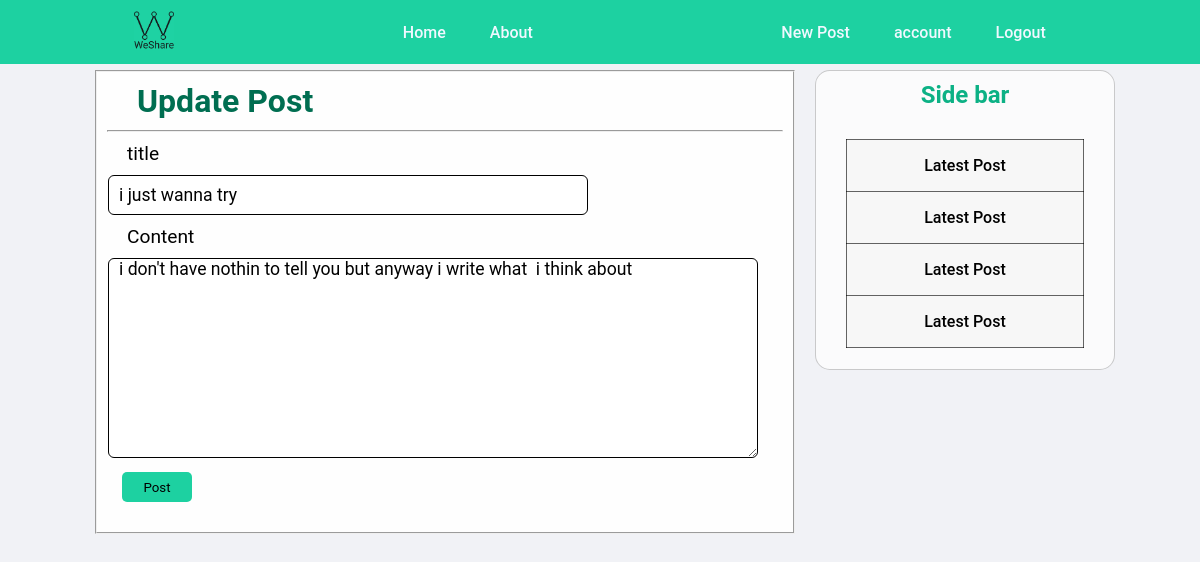
Before: /post/3/update (signed in) with the older database file.
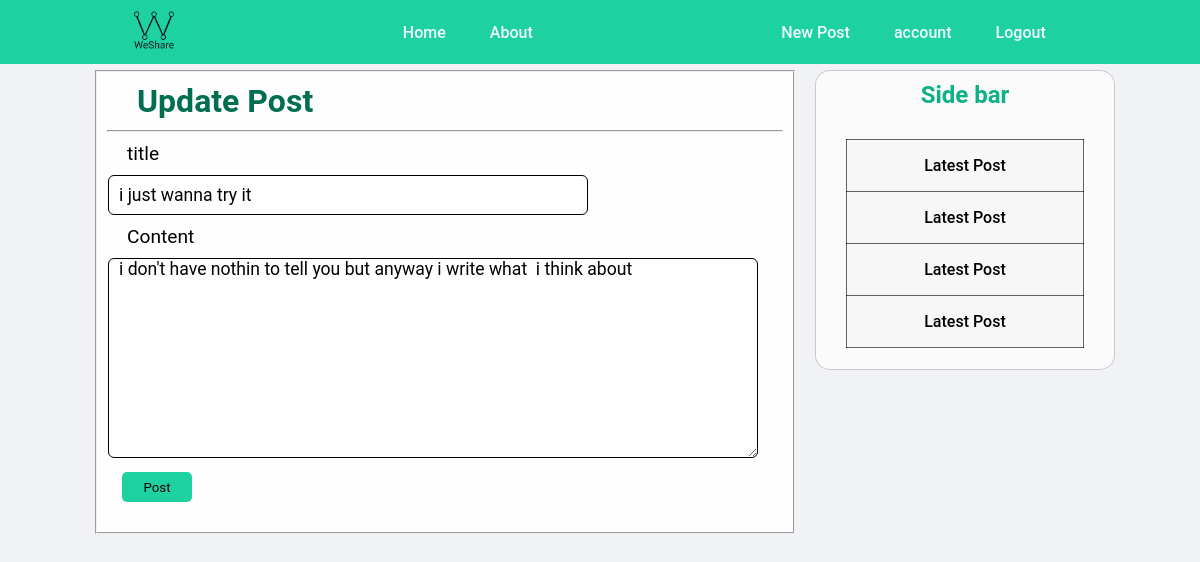
After: the same page with the newer database file.
### blogapp/models.py (models this page shows, shortened)
class Post(db.Model):
    id = db.Column(db.Integer, primary_key=True)
    title = db.Column(db.String(100), nullable=False)
    date_posted = db.Column(db.DateTime, nullable=False, default=datetime.utcnow)
    content = db.Column(db.Text, nullable=False)
    user_id = db.Column(db.Integer, db.ForeignKey('user.id'), nullable=False)

### blogapp/posts/routes.py (the view)
@posts.route('/post/<int:post_id>/update', methods=['GET', 'POST'])
@login_required
def update_post(post_id):
    post = Post.query.get_or_404(post_id)
    if post.author != current_user:
        abort(403)
    form = PostForm()
    if form.validate_on_submit():
        post.title = form.title.data
        post.content = form.content.data
        db.session.commit()
        flash('Your Post has been updated' , 'success')
        return redirect(url_for('posts.post', post_id=post.id))
    elif request.method == 'GET':
        form.title.data = post.title
        form.content.data = post.content
    return  render_template('create_post.html' , title = 'Update Post' , form = form , legend = 'Update Post' )

### blogapp/posts/forms.py
class PostForm(FlaskForm):
    title = StringField('title' , validators=[DataRequired()])
    content = TextAreaField('Content' , validators=[DataRequired()])
    submit = SubmitField('Post')

### blogapp/models.py (called while the page is built)
@login_manager.user_loader
def load_user(user_id):
    return User.query.get(int(user_id))

### blogapp/templates/create_post.html (shortened to what this page needs)
{% extends 'layout.html' %}
{%block content%}
    <form method="POST" action="">
        <fieldset class="post-group">
            <h1>{{legend}}</h1>
            <hr>
            <table class="form-table">
                <tr class="form-label">
                    {{ form.title.label (class='form-label') }}
                </tr>
                <tr>
                    {% if form.title.errors %}
                        {{ form.title (class='form-input is-invalide') }}
                        <div class="invalide-feedback">
                            {% for error in form.title.errors %}
                                <span>{{ error }}</span>
                            {% endfor %}
                        </div>
                    {% else %}
                        {{ form.title (class='form-input') }}
                    {% endif %}
                </tr>
                <tr>
                    {{ form.content.label (class='form-label') }}
                </tr>
                <tr>
                    {{ form.content (class='content-input') }}
                </tr>
                <tr>
                    <div>
                        {{ form.submit (class='form-button') }}
                    </div>
                </tr>
            </table>
        </fieldset>
    </form>
{%endblock content%}

Changed rows visible on the page:
changed Post "i don't have nothin to tell you but anyway i write what i think about": title "i just wanna try" → "i just wanna try it"
